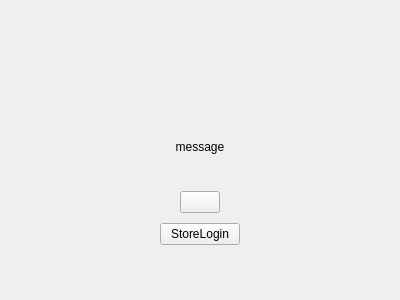
<?xml version="1.0" encoding="UTF-8"?>
<ui version="4.0">
 <class>PLSLoginDlg</class>
 <widget class="QWidget" name="PLSLoginDlg">
  <property name="geometry">
   <rect>
    <x>0</x>
    <y>0</y>
    <width>400</width>
    <height>300</height>
   </rect>
  </property>
  <property name="windowTitle">
   <string/>
  </property>
  <layout class="QVBoxLayout" name="verticalLayout">
   <property name="spacing">
    <number>0</number>
   </property>
   <property name="leftMargin">
    <number>0</number>
   </property>
   <property name="topMargin">
    <number>0</number>
   </property>
   <property name="rightMargin">
    <number>0</number>
   </property>
   <property name="bottomMargin">
    <number>55</number>
   </property>
   <item>
    <spacer name="verticalSpacer_3">
     <property name="orientation">
      <enum>Qt::Vertical</enum>
     </property>
     <property name="sizeHint" stdset="0">
      <size>
       <width>20</width>
       <height>0</height>
      </size>
     </property>
    </spacer>
   </item>
   <item alignment="Qt::AlignHCenter">
    <widget class="QLabel" name="logoLabel">
     <property name="text">
      <string/>
     </property>
    </widget>
   </item>
   <item>
    <spacer name="verticalSpacer_4">
     <property name="orientation">
      <enum>Qt::Vertical</enum>
     </property>
     <property name="sizeType">
      <enum>QSizePolicy::Fixed</enum>
     </property>
     <property name="sizeHint" stdset="0">
      <size>
       <width>20</width>
       <height>4</height>
      </size>
     </property>
    </spacer>
   </item>
   <item>
    <widget class="QLabel" name="messageLabel">
     <property name="text">
      <string>message</string>
     </property>
     <property name="alignment">
      <set>Qt::AlignCenter</set>
     </property>
    </widget>
   </item>
   <item>
    <spacer name="verticalSpacer_2">
     <property name="orientation">
      <enum>Qt::Vertical</enum>
     </property>
     <property name="sizeType">
      <enum>QSizePolicy::Fixed</enum>
     </property>
     <property name="sizeHint" stdset="0">
      <size>
       <width>20</width>
       <height>37</height>
      </size>
     </property>
    </spacer>
   </item>
   <item alignment="Qt::AlignHCenter">
    <widget class="QPushButton" name="naverLoginButton">
     <property name="text">
      <string/>
     </property>
    </widget>
   </item>
   <item>
    <spacer name="verticalSpacer">
     <property name="orientation">
      <enum>Qt::Vertical</enum>
     </property>
     <property name="sizeType">
      <enum>QSizePolicy::Fixed</enum>
     </property>
     <property name="sizeHint" stdset="0">
      <size>
       <width>20</width>
       <height>10</height>
      </size>
     </property>
    </spacer>
   </item>
   <item alignment="Qt::AlignHCenter">
    <widget class="QPushButton" name="storeLoginButton">
     <property name="text">
      <string>StoreLogin</string>
     </property>
    </widget>
   </item>
  </layout>
 </widget>
 <resources/>
 <connections/>
</ui>
